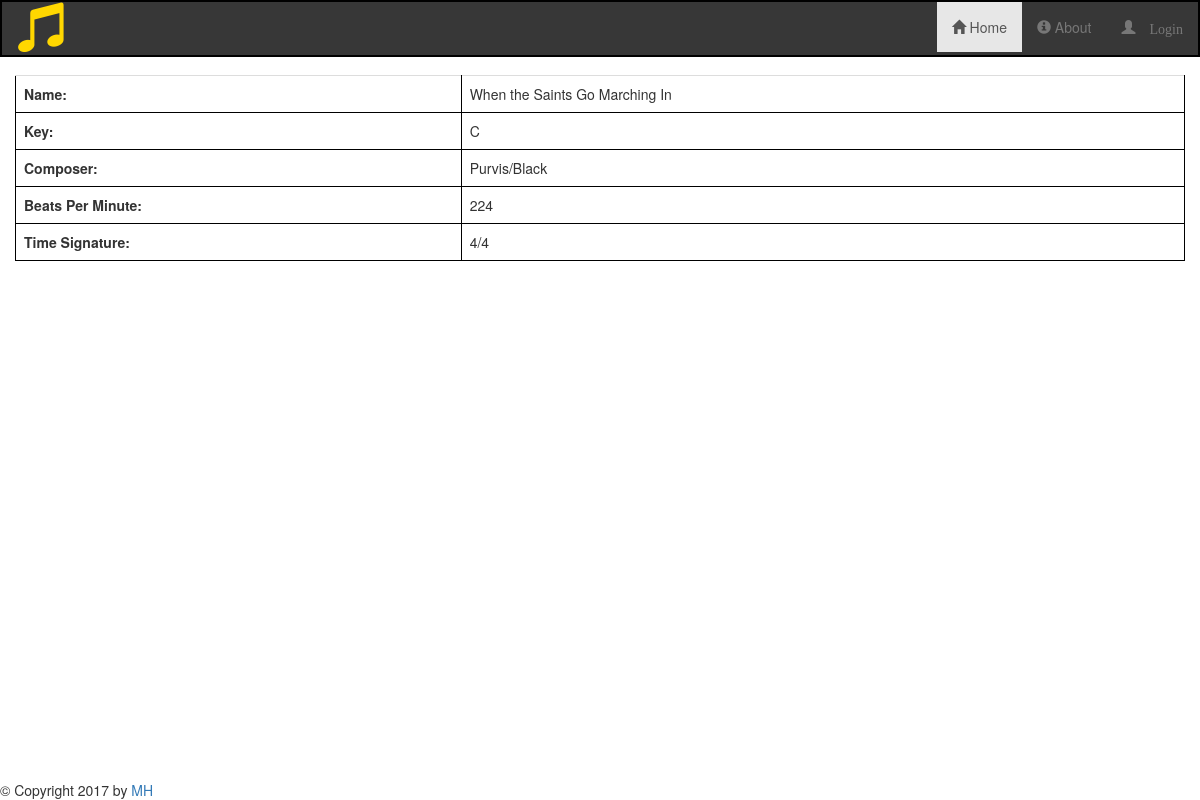
Page /categories/Aa/36/When the Saints Go Marching In/668 on the committed database.
### songsdb_setup.py (models this page shows, shortened)
class Song(Base):
    __tablename__ = 'allsongs'
    id = Column(Integer, primary_key = True)
    name = Column(String, nullable = False)
    key = Column(String, nullable = False)
    year = Column(Integer, nullable = False)
    composer = Column(String, nullable = False)
    bpm = Column(Integer, nullable = False)
    timesig = Column(String, nullable = False)
    source = Column(String, nullable = False)
    category_id = Column(Integer, ForeignKey('category.id'))
    category = relationship(Category)
    user_id = Column(Integer, ForeignKey('user.id'))
    user = relationship(User)

### application.py (the view)
@app.route('/categories/<category>/<int:category_id>/<name>/<int:song_id>')
def showSongInfo(category, category_id, song_id, name):
    song = session.query(Song).filter(Song.id == song_id).one()
    return render_template('songinfo.html', song = song, name = name)

### templates/songinfo.html
{% extends "main.html" %}
{% block content %}
<div class="col-lg-12">
    <table class="table table-hover">
        <table class="table table-hover">
            <tr>
                <th>Name: </th>
                <td>{{ song.name }}</td>
            </tr>
            <tr>
                <th>Key: </th>
                <td>{{ song.key }}</td>
            </tr>
            <tr>
                <th>Composer: </th>
                <td>{{ song.composer }}</td>
            </tr>
            <tr>
                <th>Beats Per Minute: </th>
                <td>{{ song.bpm }}</td>
            </tr>
            <tr>
                <th>Time Signature: </th>
                <td>{{ song.timesig }}</td>
            </tr>
        </table>
    </table>
</div>
{% endblock %}

### static/styles.css (style rules this page uses)
table, th, td { border: 1px solid black; border-collapse: collapse; }
th, td { padding: 5px; text-align: left; }

### rows in the picture
Song: name "When the Saints Go Marching In", key "C", composer "Purvis/Black", bpm "224", timesig "4/4"
